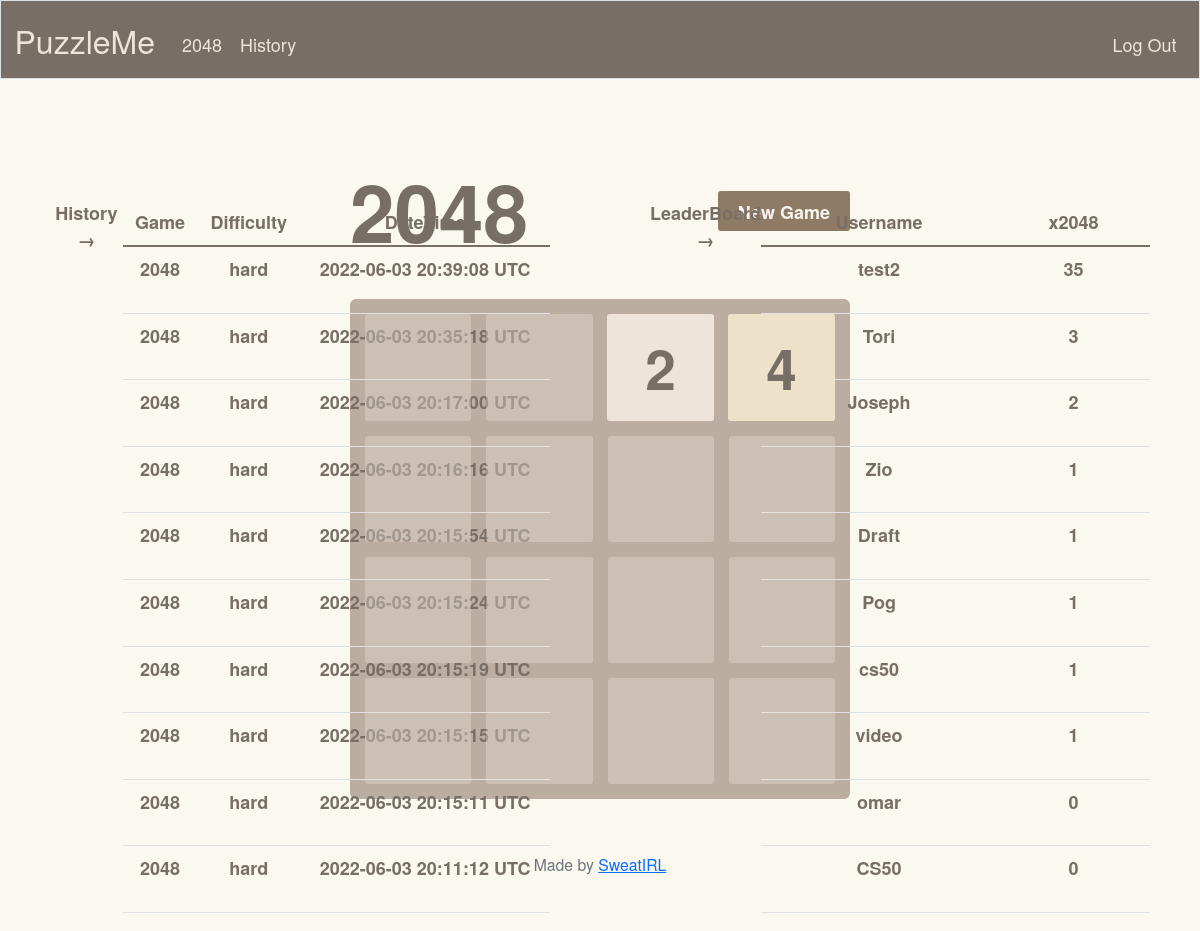
The app's page /2048/hard (signed in) with its own data.
### tables this page shows
CREATE TABLE history (user_id INTEGER NOT NULL, game TEXT NOT NULL, difficulty TEXT NOT NULL, datetime TEXT NOT NULL, FOREIGN KEY(user_id) REFERENCES users(id));

CREATE TABLE game2048 (user_id INTEGER NOT NULL UNIQUE, easy INTEGER NOT NULL DEFAULT 0, medium INTEGER NOT NULL DEFAULT 0, hard INTEGER NOT NULL DEFAULT 0, FOREIGN KEY(user_id) REFERENCES users(id));

CREATE TABLE users (id INTEGER PRIMARY KEY AUTOINCREMENT NOT NULL, username TEXT NOT NULL, hash TEXT NOT NULL);

### app.py (the view)
@app.route("/2048/hard", methods=["GET", "POST"])
def game2048Hard():
    users = db.execute("SELECT username, hard FROM users, game2048 WHERE id = user_id ORDER BY hard DESC LIMIT 10")
    if session.get("user_id") is not None:
        user_id = session["user_id"]
        if request.method == "POST":
            db.execute("UPDATE game2048 SET hard = hard + 1 WHERE user_id = ?", user_id)
            db.execute("INSERT INTO history VALUES (?, '2048', 'hard', ?)", user_id, datetime.now(
                timezone.utc).strftime("%Y-%m-%d %H:%M:%S") + " UTC")
        history = db.execute("SELECT game, difficulty, datetime FROM history WHERE user_id = ? ORDER BY datetime DESC LIMIT 10", user_id)
        return render_template("2048.html", users=users, history=history)
    return render_template("2048.html", users=users)

### app.py (called while the page is built)
@app.after_request
def after_request(response):
    response.headers["Cache-Control"] = "no-cache, no-store, must-revalidate"
    response.headers["Expires"] = 0
    response.headers["Pragma"] = "no-cache"
    return response

### templates/2048.html (shortened to what this page needs)
{% extends "layout.html" %}
{% block main %}
    <div id="site-container">
        <div id="above-game">
            <h1 class="title">2048</h1>
            <button onclick="setupGameBoard()" id="reset-2048">New Game</button>
        </div>
        <div id="game-container">
            <div id="grid-container"></div>
        </div>
        {% if session["user_id"] %}
        <div id="history">
            <strong>History →</strong>
            <br>
            <br>
            <table class="table table-hover">
                <thead>
                    <tr>
                    <th scope="col">Game</th>
                    <th scope="col">Difficulty</th>
                    <th scope="col">DateTime</th>
                    </tr>
                </thead>
                <tbody>
                    {% for event in history %}
                        <tr>
                            <td>{{ event["game"] }}</td>
                            <td>{{ event["difficulty"] }}</td>
                            <td>{{ event["datetime"] }}</td>
                        </tr>
                    {% endfor %}
                </tbody>
            </table>
        </div>
        {% endif %}
        <div id="leaderboard2048">
            <strong>LeaderBoard →</strong>
            <br>
            <br>
            <table class="table table-hover">
                <thead>
                    <tr>
                    <th scope="col">Username</th>
                    <th scope="col">x2048</th>
                    </tr>
                </thead>
                <tbody>
                    {% for user in users %}
                        <tr>
                            <td>{{ user["username"] }}</td>
                            <td>{{ user["hard"] }}</td>
                        </tr>
                    {% endfor %}
                </tbody>
            </table>
        </div>
    </div>
{% endblock %}

### static/styles.css (style rules this page uses)
html, body { margin: 0; Padding: 0; background: #faf8ef; color: #776e65; font-family: "Clear Sans", "Helvetica Neue", Arial, sans-serif; font-size: 18px; }
#site-container { --grid-size: 500px; display: block; width: var(--grid-size); margin: 30px auto 0px auto; }
#game-container { --grid-size: 500px; background: #bbada0; margin-top: 40px; position: relative; padding: 15px; user-select: none; touch-action: none; border-radius: 6px; width: var(--grid-size); height: var(--grid-size); box-sizing: border-box; }
#grid-container { position: absolute; z-index: 1; }
#above-game { display: flex; justify-content: space-between; align-items: center; }
h1.title { font-size: 80px; font-weight: bold; margin: 0; display: block; float: left; }
#reset-2048 { border: none; background: #8f7a66; border-radius: 3px; padding: 0 20px; text-decoration: none; color: #f9f6f2; height: 40px; line-height: 42px; cursor: pointer; display: block; text-align: center; flex-shrink: 0; font-weight: bold; }
#leaderboard2048 { width: 500px; top: 200px; bottom: 0; right: 50px; position: fixed; display: flex; }
#leaderboard2048 table { color: #776e65; font-weight: bold; }
#history { width: 500px; top: 200px; opacity: 100% !important; bottom: 0; left: 50px; position: fixed; display: flex; }
#history table { color: #776e65; font-weight: bold; }

### records on screen
history: game "2048", difficulty "hard", datetime "2022-06-03 20:39:08 UTC"
history: game "2048", difficulty "hard", datetime "2022-06-03 20:35:18 UTC"
history: game "2048", difficulty "hard", datetime "2022-06-03 20:17:00 UTC"
history: game "2048", difficulty "hard", datetime "2022-06-03 20:16:16 UTC"
history: game "2048", difficulty "hard", datetime "2022-06-03 20:15:54 UTC"
history: game "2048", difficulty "hard", datetime "2022-06-03 20:15:24 UTC"
history: game "2048", difficulty "hard", datetime "2022-06-03 20:15:19 UTC"
history: game "2048", difficulty "hard", datetime "2022-06-03 20:15:15 UTC"
history: game "2048", difficulty "hard", datetime "2022-06-03 20:15:11 UTC"
history: game "2048", difficulty "hard", datetime "2022-06-03 20:11:12 UTC"
game2048: username "test2", hard "35"
game2048: username "Tori", hard "3"
game2048: username "Joseph", hard "2"
game2048: username "Zio", hard "1"
game2048: username "Draft", hard "1"
game2048: username "Pog", hard "1"
game2048: username "cs50", hard "1"
game2048: username "video", hard "1"
game2048: username "omar", hard "0"
game2048: username "CS50", hard "0"
